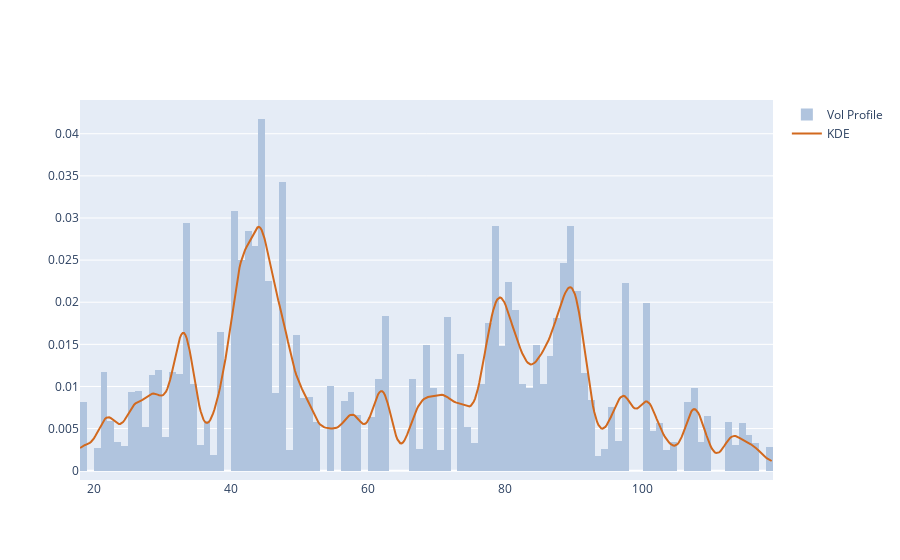

This figure's notebook cell:
### Markdown cell above
This graph does the job, but is rough and highly dependent on how many bins are defined. Let's smoothen it out.

A kernel density estimator (KDE) is a non-parametric way to estimate the probability density function (PDF) of a random variable. This allows us to represent our distribution as a smooth and continuous curve.

We’ll use SciPy’s gaussian_kde to get our PDF. We can plot a normalized histogram with the curve to see how it fits.

### Code cell
kde_factor = 0.05
num_samples = 500
kde = stats.gaussian_kde(close,weights=volume,bw_method=kde_factor)
xr = np.linspace(close.min(),close.max(),num_samples)
kdy = kde(xr)
ticks_per_sample = (xr.max() - xr.min()) / num_samples

def get_dist_plot(c, v, kx, ky):
    fig = go.Figure()
    fig.add_trace(go.Histogram(name='Vol Profile', x=c, y=v, nbinsx=150, 
                               histfunc='sum', histnorm='probability density',
                               marker_color='#B0C4DE'))
    fig.add_trace(go.Scatter(name='KDE', x=kx, y=ky, mode='lines', marker_color='#D2691E'))
    return fig

get_dist_plot(close, volume, xr, kdy).show()

### Figure 1 — Plotly figure (JSON) as saved in the notebook; plotly's stock layout.template omitted (floating-point values rounded to 4 significant figures; data arrays with more than 128 entries replaced by an {"elided": "..."} marker saying what was removed)
{"data": [{"histfunc": "sum", "histnorm": "probability density", "marker": {"color": "#B0C4DE"}, "name": "Vol Profile", "nbinsx": 150, "type": "histogram", "x": {"elided": "251 float values"}, "y": {"elided": "251 int values"}}, {"marker": {"color": "#D2691E"}, "mode": "lines", "name": "KDE", "type": "scatter", "x": {"elided": "500 float values"}, "y": {"elided": "500 float values"}}], "layout": {}}
